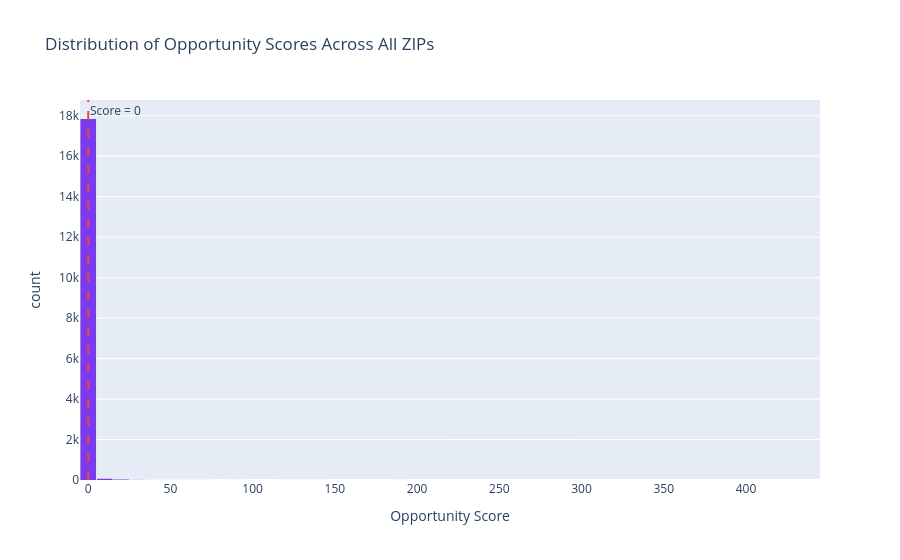

Notebook cell for this chart:
### Code cell
fig = px.histogram(
    zip_df,
    x='OPPORTUNITY_SCORE',
    nbins=80,
    title='Distribution of Opportunity Scores Across All ZIPs',
    labels={'OPPORTUNITY_SCORE': 'Opportunity Score'},
    color_discrete_sequence=['#7C3AED'],
)
fig.add_vline(x=0, line_dash='dash', line_color='#EF4444',
              annotation_text='Score = 0')
fig.update_layout(bargap=0.05, showlegend=False)
fig.show()

### Figure 1 — Plotly figure (JSON) as saved in the notebook; plotly's stock layout.template omitted (floating-point values rounded to 4 significant figures; data arrays with more than 128 entries replaced by an {"elided": "..."} marker saying what was removed)
{"data": [{"bingroup": "x", "hovertemplate": "Opportunity Score=%{x}<br>count=%{y}<extra></extra>", "legendgroup": "", "marker": {"color": "#7C3AED", "pattern": {"shape": ""}}, "name": "", "nbinsx": 80, "orientation": "v", "showlegend": false, "type": "histogram", "x": {"elided": "17971 float values"}, "xaxis": "x", "yaxis": "y"}], "layout": {"annotations": [{"showarrow": false, "text": "Score = 0", "x": 0, "xanchor": "left", "xref": "x", "y": 1, "yanchor": "top", "yref": "y domain"}], "bargap": 0.05, "barmode": "relative", "legend": {"tracegroupgap": 0}, "shapes": [{"line": {"color": "#EF4444", "dash": "dash"}, "type": "line", "x0": 0, "x1": 0, "xref": "x", "y0": 0, "y1": 1, "yref": "y domain"}], "showlegend": false, "title": {"text": "Distribution of Opportunity Scores Across All ZIPs"}, "xaxis": {"anchor": "y", "domain": [0, 1], "title": {"text": "Opportunity Score"}}, "yaxis": {"anchor": "x", "domain": [0, 1], "title": {"text": "count"}}}}
